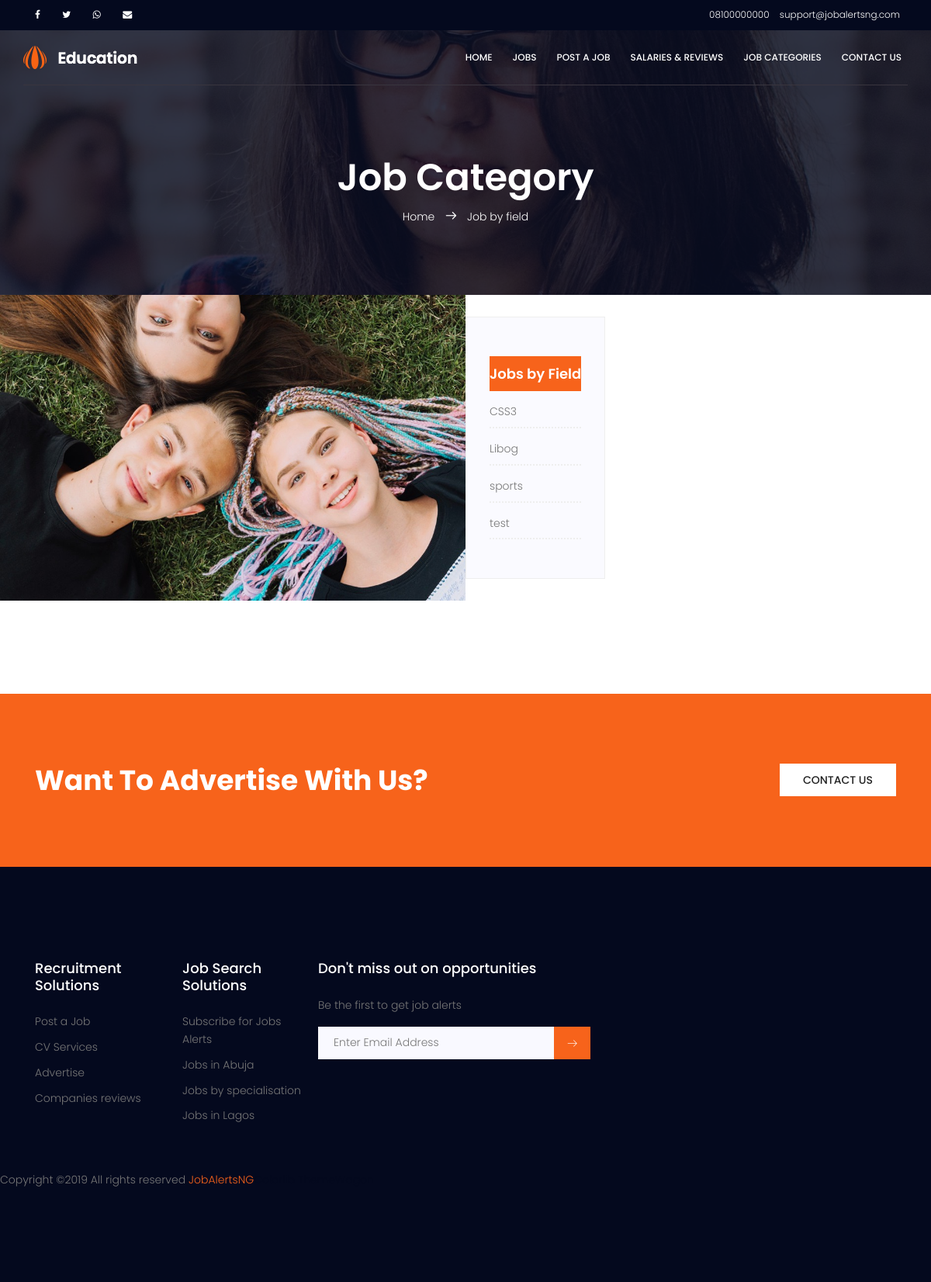
The app's page /field.php with its own data.
### tables this page shows
CREATE TABLE `cms_category` (
  `cat_id` int(11) NOT NULL,
  `cat_datetime` date NOT NULL,
  `cat_name` varchar(50) NOT NULL,
  `cat_creator` varchar(50) NOT NULL
);

### Include/functions.php (called while the page is built, shortened)
<?php
function Query ($query) {
	global $con;
	try {
		$exec = mysqli_query($con,$query) or die(mysqli_error($con));
		if($exec) {
			return $exec;
		}
	}catch (Exception $e) {
		echo $e->getMessage();
	}
	return false;
}
?>

### field.php (the view, shortened to what this page needs)
<?php require_once('Include/functions.php') ?>
<?php require_once('Include/header.php') ?>
			<section class="banner-area relative about-banner" id="home">
				<div class="overlay overlay-bg"></div>
				<div class="container">
					<div class="row d-flex align-items-center justify-content-center">
						<div class="about-content col-lg-12">
							<h1 class="text-white">
								Job Category
							</h1>
							<p class="text-white link-nav"><a href="index.php">Home </a>  <span class="lnr lnr-arrow-right"></span>  <a href="field.php"> Job by field</a></p>
						</div>
					</div>
				</div>
			</section>
			<section class="info-area pb-120">
				<div class="container-fluid">
					<div class="row align-items-center">
						<div class="col-lg-6 no-padding info-area-left">
							<img class="img-fluid" src="img/about-img.jpg" alt="">
						</div>
							<div class="widget-wrap">
								<div class="single-sidebar-widget post-category-widget">
									<h4 class="category-title">Jobs by Field</h4>
									<ul class="cat-list">
										<?php
							$sql = "SELECT cat_name FROM cms_category ORDER BY cat_name ASC";
							$exec = Query($sql);
							if (mysqli_num_rows($exec) > 0) {
								while ($category = mysqli_fetch_assoc($exec)) {
									?>
										<li>
											<a href="index.php?category=<?php echo $category['cat_name'] ?>" class="d-flex justify-content-between"><?php echo $category['cat_name'] ?>
											</a>
										</li>
										<?php
								}
							}
						?>
									</ul>
								</div>
							</div>
					</div>
				</div>
			</section>
			<section class="cta-two-area">
				<div class="container">
					<div class="row">
						<div class="col-lg-8 cta-left">
							<h1>Want To Advertise With Us?</h1>
						</div>
						<div class="col-lg-4 cta-right">
							<a class="primary-btn wh" href="contact.php">Contact Us</a>
						</div>
					</div>
				</div>
			</section>
		<?php require_once('Include/footer.php') ?>

### css/main.css (style rules this page uses)
body { color:#777;font-family:"Poppins",sans-serif;font-size:14px;font-weight:300;line-height:1.625em;position:relative }
ol,ul { margin:0;padding:0;list-style:none }
a { -webkit-transition:all 0.3s ease 0s;-moz-transition:all 0.3s ease 0s;-o-transition:all 0.3s ease 0s;transition:all 0.3s ease 0s }
a,a:focus,a:hover { text-decoration:none;outline:0 }
h1,h2,h3,h4,h5,h6 { font-family:"Poppins",sans-serif;color:#222;line-height:1.2em !important;margin-bottom:0;margin-top:0;font-weight:600 }
h1,.h1 { font-size:36px }
h4,.h4 { font-size:18px }
.pb-120 { padding-bottom:120px }
.text-white { color:#fff }
.relative { position:relative }
.overlay { position:absolute;left:0;right:0;top:0;bottom:0 }
.no-padding { padding:0 }
h1 { font-size:36px }
h4 { font-size:18px }
h1,h2,h3,h4,h5,h6 { line-height:1.5em }
.primary-btn { background:#f7631b;line-height:42px;padding-left:30px;padding-right:30px;border:none;color:#fff;display:inline-block;font-weight:500;position:relative;-webkit-transition:all 0.3s ease 0s;-moz-transition:all 0.3s ease 0s;-o-transition:all 0.3s ease 0s;transition:all 0.3s ease 0s;cursor:pointer;position:relative }
.primary-btn.wh { background:#fff;color:#222;text-transform:uppercase }
.banner-area { background:url(../img/banner-bg.jpg) right;background-size:cover }
.banner-area .overlay-bg { background-color:rgba(4,9,30,0.8) }
.cta-two-area { background:#f7631b;padding:90px 0px }
.cta-two-area .cta-left { text-align:left }
.cta-two-area .cta-left h1 { color:#fff;font-weight:700 }
.cta-two-area .cta-right { text-align:right }
.link-nav { margin-top:10px;margin-bottom:0px }
.about-banner { background:url(../img/top-banner.jpg) right no-repeat;background-size:cover }
.about-content { margin-top:110px;padding:90px 0px;text-align:center }
.about-content h1 { font-size:48px;font-weight:600 }
.about-content a { color:#fff;font-weight:300;font-size:14px }
.about-content .lnr { margin:0px 10px;font-weight:600 }
.info-area .info-area-left img { width:100% }
.widget-wrap { background:#fafaff;padding:20px 0px;border:1px solid #eee }
.widget-wrap .single-sidebar-widget { margin:30px 30px;padding-bottom:30px;border-bottom:1px solid #eee }
.widget-wrap .single-sidebar-widget:last-child { border-bottom:none;margin-bottom:0px }
.widget-wrap .post-category-widget .category-title { background:#f7631b;color:#fff;text-align:center;padding:12px 0px }
.widget-wrap .post-category-widget .cat-list li { padding-top:15px;padding-bottom:8px;border-bottom:2px dotted #eee;-webkit-transition:all 0.3s ease 0s;-moz-transition:all 0.3s ease 0s;-o-transition:all 0.3s ease 0s;transition:all 0.3s ease 0s }
.widget-wrap .post-category-widget .cat-list li a { color:#777 }

### records on screen
cms_category: cat_name "CSS3"
cms_category: cat_name "Libog"
cms_category: cat_name "sports"
cms_category: cat_name "test"
